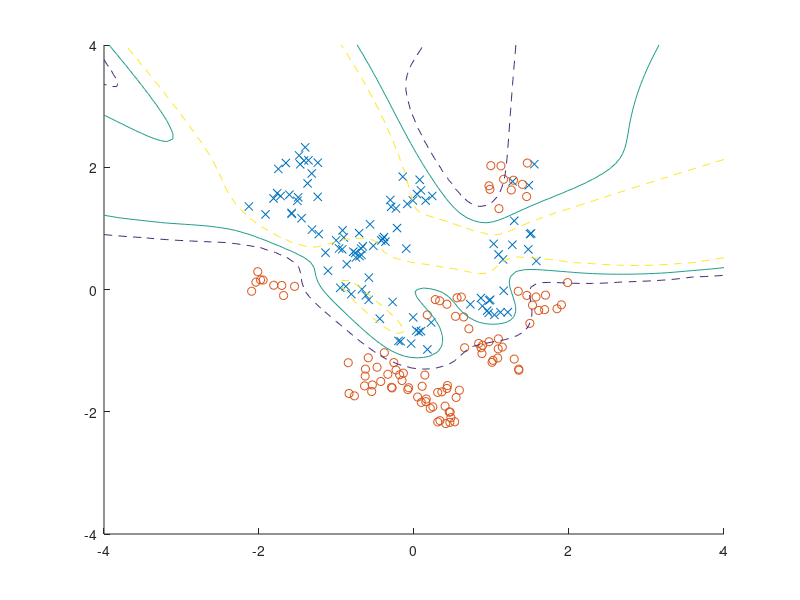

Write MATLAB code to recreate this figure.
clear;
clc;
more off;

sigmoid = @(x) 1 ./(1+exp(-x));
lossfn = @(pred,ytrue) max(0, 1-pred.*ytrue);

data = load('data2Class_adjusted.txt');
X = data(:,1:3);
Y = data(:,4);

n = rows(X);
m = columns(X);

l = [m,100,1];
numlayers = columns(l)-1;
layers = cell(1,numlayers);
for i = 1:numlayers
  % random matrix of dims li x li-1
  layers{i} = rand(l(i+1),l(i))*2-1;
end

function [f,xes] = fwd(x, layers, xes, activationFN)
  numlayers = columns(layers);
  z=0;
  for lay = 1:numlayers
    % keep track of x input per layer
    xes{lay} = x;
    % compute z then compute x
    z = layers{lay}*x;
    x = activationFN(z);
  end
  f=z;
end

function gradients = bwd(delta,layers,xes,gradients)
  numlayers = columns(layers);
  for lay = numlayers:-1:1 % backwards loop
    x = xes{lay};
    gradient = delta'*x';
    delta = (delta*layers{lay}).*(x.*(1-x))';
    gradients{lay} += gradient;
  end
end

gradients = cell(1,numlayers);

total_loss = 10;
iter = 0;
while total_loss > 0.1
  for i = 1:numlayers
    % init gradients to zero
    gradients{i} = zeros(l(i+1),l(i));
  end
  losses = [];
  for i = 1:n
    % forward
    xes = cell(1,numlayers);
    x = X(i,:)';
    [f,xes] = fwd(x,layers,xes, sigmoid);
    % compute loss
    loss = lossfn(f,Y(i));
    losses = [losses;loss];
    delta = -Y(i)*[1-f*Y(i) > 0];
    % backward
    gradients = bwd(delta,layers,xes,gradients);
  end
  % gradient descent step
  for lay = 1:numlayers
    layers{lay} = layers{lay}-0.05*gradients{lay};
  end
  % calc loss
  total_loss = sum(losses)/n
  iter+=1
end

% viz
space = linspace(-4,4,100);
[x2,x3] = meshgrid(space,space);
x1 = ones(size(x2));
Xgrid = [x1(:),x2(:),x3(:)];
F = zeros(rows(Xgrid),1);
for i = 1:rows(Xgrid)
  x = Xgrid(i,:)';
  f = fwd(x,layers,cell(1,numlayers),sigmoid);
  F(i) = sigmoid(f);
end
F = reshape(F,size(x2));
hold on;
scatter(X(:,2)(Y==1),X(:,3)(Y==1), 'x');
scatter(X(:,2)(Y==-1),X(:,3)(Y==-1), 'o');
contour(x2,x3,F, [0.5,0.5]);
contour(x2,x3,F, [0.1,0.9], '--');
